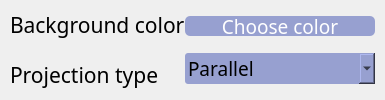
        <widget class="QWidget" name="backgroundWidget" native="true">
         <property name="minimumSize">
          <size>
           <width>0</width>
           <height>0</height>
          </size>
         </property>
         <layout class="QHBoxLayout" name="horizontalLayout_2">
          <property name="spacing">
           <number>0</number>
          </property>
          <property name="sizeConstraint">
           <enum>QLayout::SetDefaultConstraint</enum>
          </property>
          <property name="leftMargin">
           <number>10</number>
          </property>
          <property name="topMargin">
           <number>0</number>
          </property>
          <property name="rightMargin">
           <number>10</number>
          </property>
          <property name="bottomMargin">
           <number>0</number>
          </property>
          <item>
           <layout class="QVBoxLayout" name="verticalLayoutBackColor1">
            <property name="spacing">
             <number>0</number>
            </property>
            <property name="topMargin">
             <number>0</number>
            </property>
            <property name="rightMargin">
             <number>0</number>
            </property>
            <property name="bottomMargin">
             <number>0</number>
            </property>
            <item>
             <widget class="QLabel" name="labelBackground">
              <property name="font">
               <font>
                <family>Optima</family>
                <pointsize>16</pointsize>
               </font>
              </property>
              <property name="text">
               <string>Background color</string>
              </property>
              <property name="margin">
               <number>0</number>
              </property>
             </widget>
            </item>
            <item>
             <widget class="QLabel" name="labelProjectionType">
              <property name="font">
               <font>
                <family>Optima</family>
                <pointsize>16</pointsize>
               </font>
              </property>
              <property name="text">
               <string>Projection type</string>
              </property>
              <property name="margin">
               <number>0</number>
              </property>
             </widget>
            </item>
           </layout>
          </item>
          <item>
           <layout class="QVBoxLayout" name="verticalLayoutBackColor2">
            <property name="spacing">
             <number>1</number>
            </property>
            <property name="bottomMargin">
             <number>0</number>
            </property>
            <item>
             <widget class="QPushButton" name="BackgroundColor">
              <property name="minimumSize">
               <size>
                <width>190</width>
                <height>20</height>
               </size>
              </property>
              <property name="maximumSize">
               <size>
                <width>190</width>
                <height>20</height>
               </size>
              </property>
              <property name="font">
               <font>
                <family>Optima</family>
                <pointsize>14</pointsize>
               </font>
              </property>
              <property name="styleSheet">
               <string notr="true">QPushButton{
	color: white;
	background-color: rgb(151, 160, 208);
     border-style: outset;
	border-radius: 5px;
}

QPushButton:hover {
    background-color: rgb(130, 142, 208);
}

QPushButton:pressed {
    background-color: rgb(109, 125, 208);
}</string>
              </property>
              <property name="text">
               <string>Choose color</string>
              </property>
             </widget>
            </item>
            <item>
             <widget class="QComboBox" name="ProjectionType">
              <property name="font">
               <font>
                <family>Optima</family>
                <pointsize>14</pointsize>
               </font>
              </property>
              <property name="styleSheet">
               <string notr="true">QComboBox {
    border: 1px white;
    border-radius: 3px;
    padding: 1px 18px 1px 3px;
    background-color: rgb(151, 160, 208);
    min-width: 6em;
}</string>
              </property>
              <item>
               <property name="text">
                <string>Parallel</string>
               </property>
              </item>
              <item>
               <property name="text">
                <string>Central</string>
               </property>
              </item>
             </widget>
            </item>
           </layout>
          </item>
         </layout>
        </widget>
